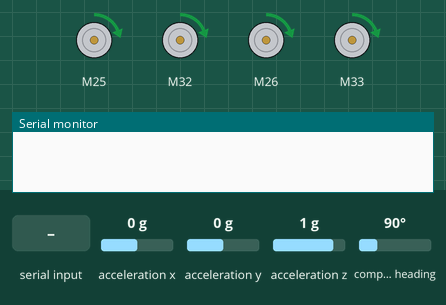
Simulated run of this sketch. Board: ESP32. On the bench: 4 × DC motor (green arrow = forward, orange = backward, longer = faster), the last lines printed to the serial monitor. The inputs (shaded band) are chosen by the test bench; at power-on: acceleration x 0 g, acceleration y 0 g, acceleration z 1 g, compass heading 90°.

Above: at 6.2 s.
6.3 s: "90,45\n" received over Serial
At 7.0 s:
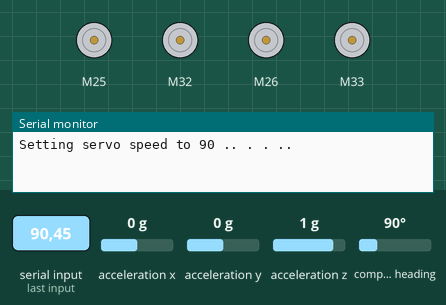
7.8 s: "90\n" received over Serial
At 9.0 s:
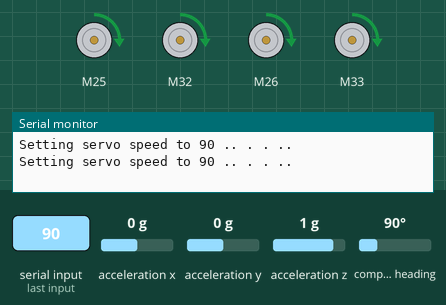
9.3 s: "30,150\n" received over Serial
At 10.6 s:
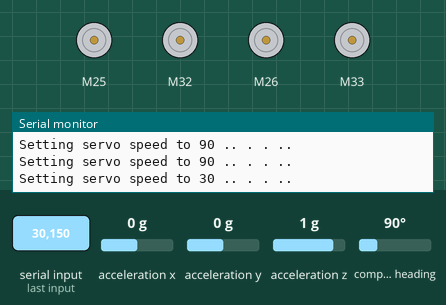
Timing chart, 0 to 12.3 s (numbered marks = the images above; inputs shaded):
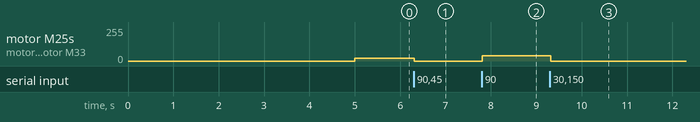

The sketch:

truputiSuKorekcijaGyro.ino
```cpp
/*
WARNING

gali random sumastyt max greiciu(ne variable o tiesiog... dideliu greiciu...)
skrist i siena
tai jo...
...

*/
#include <ESP32Servo.h>
#include <ESC.h>
#include <Wire.h>
#include <Adafruit_Sensor.h>
#include <Adafruit_BNO055.h>
#include <utility/imumaths.h>

String readString;


uint16_t BNO055_SAMPLERATE_DELAY_MS = 50;
Adafruit_BNO055 bno = Adafruit_BNO055(55, 0x29, &Wire);


#define MIN_SPEED 1080

#define MIN_MOVE_SPEED 1160

#define MAX_SPEED 1250

int n=MIN_SPEED;

#define FRpin 25
#define BRpin 26
#define FLpin 32
#define BLpin 33

float CFR=1, CFL=1, CBR=1, CBL=1; //kiek individualu motora reik pakoreguot;

float CL=1, CR=1, CB=1, CF=1, corrCW=1, corrCCW=1;  //kiek individualia asi reik koreguot, labai neefektyviai, bet px...

float dpitch = 0, dyaw = 0, droll=0; //desired kampai, jei judet jis tures, kiek turetu pasiversti.... Ateiciai...

ESC FRP (FRpin, 1000, 2000, 500);
ESC FLP (FLpin, 1000, 2000, 500);
ESC BRP (BRpin, 1000, 2000, 500);
ESC BLP (BLpin, 1000, 2000, 500);

ESC arr[]= {FRP, FLP, BRP, BLP};

float corr[] = {CFR, CFL, CBR, CBL};

int cntRot=0;
float rot=0,rotAVG=0;


void setup() {
  Serial.begin(115200);
  pinMode(FRpin, OUTPUT);
  pinMode(FLpin, OUTPUT);
  pinMode(BRpin, OUTPUT);
  pinMode(BLpin, OUTPUT);
  for(int i=0; i<4; i++){
    arr[i].arm();
  }
  if (!bno.begin())
  {
    /* There was a problem detecting the BNO055 ... check your connections */
    Serial.print("Nusisauk dalabjobs");
    while (1);
  }
  delay(5000);
  for(int i=0; i<4; i++){
    arr[i].speed(MIN_SPEED);
  }
}

void loop() {

  //nuskaito giroskopo duomenis (cj cia gyro, nzn istikro...)
  sensors_event_t orinet;
  bno.getEvent(&orinet, Adafruit_BNO055::VECTOR_EULER);
  double x, y, z;
  x = orinet.orientation.x; //jei mazeja, sukas i kaire (nuo 0 persoka prie 360), jei dideja - i desine (360 - soka i 0) bet kazkaip chujovai veikia ngl
  y = orinet.orientation.y; // jei 0> lenkias i kaire, 0< lenkias i desine
  z = orinet.orientation.z; // jei 0> lenkias atgal, 0< lenkias i prieki

/*

  //paskaiciuoja vidurki pasisukimo, nezinau kaip jis cia veikia ir tikrai reiks keist, labai temp ir nesaugus ir prastas sprendimas kolkas .... .. .... Kuris net neveiks turbut...
  if(cntRot!=10){
    rotAVG+=x;cntRot++;
  }
  else{
    rot=rotAVG/10;cntRot=0;
  }


  //pakeicia korekcija propeleriu pagal *giroskopa?*

  if(rot>x+10){
    corrCW-=0.01;corrCCW+=0.01;
  } //CW+, CCW-
  else if(rot<x-10){
    corrCW+=0.01;corrCCW-=0.01;
  }//CW-, CCW+
  else{
    corrCW=1;corrCCW-=1;
  }
*/

  if(y<-1){CL+=0.005;CR-=0.005;}
  else if(y>1){CR+=0.005;CL-=0.005;}
  else{CR=1; CL=1;}

  if(z<-1){CB+=0.005;CF-=0.005;}
  else if(z>1){CF+=0.005;CB-=0.005;}
  else{CF=1; CB=1;}

  //updatina each propeleri pagal koregacijas visas..

  CFR=(CR+CF+corrCCW)/3;
  CFL=(CL+CF+corrCW)/3;
  CBR=(CR+CB+corrCW)/3;
  CBL=(CL+CB+corrCCW)/3;

  corr[0]=CFR;
  corr[1]=CFL;
  corr[2]=CBR;
  corr[3]=CBL;

  //sureguliuoja kad nepersistengtu...

  for(int i=0; i<4; i++){
    if(corr[i]*n<MIN_MOVE_SPEED){corr[i]=float(MIN_MOVE_SPEED/float(n));} //cia kad visada bent judetu

    //if(corr[i]*n<MIN_SPEED){corr[i]=float(MIN_SPEED/float(n));}//cia kad nejudetu kai mazas greitis...
    if(corr[i]*n>MAX_SPEED){corr[i]=float(MAX_SPEED/float(n));} //cia kad nenuskristu...
  }

  //cia kad zinot jog jis i siena neiskris turbut... bet nepades vistiek jauciu......

  // Serial.print("CFR= ");
  // Serial.print(corr[0]);
  // Serial.print(" CFL= ");
  // Serial.print(corr[1]);
  // Serial.print(" CBR= ");
  // Serial.print(corr[2]);
  // Serial.print(" CBL= ");
  // Serial.println(corr[3]);


  for(int i=0; i<4; i++){
    if(n>MIN_SPEED){
      if(int(n*corr[i])<MAX_SPEED){
          arr[i].speed(int(n*corr[i]));
      }
      else{
        arr[i].speed(int(n));
      }
    }
  }


  while (Serial.available()) {
    char c = Serial.read();
    readString += c;
    delay(2);
  }

  if (readString.length() >0) {
    n = readString.toInt();
    readString="";

    if(n>=0 && n<=2000){
      Serial.print("Setting servo speed to ");
      Serial.print(n);
      Serial.println(" .. . . .. ");
      for(int i=0; i<4; i++){
        if(1){
          if(int(n*corr[i])<MAX_SPEED){
              arr[i].speed(int(n*corr[i]));
          }
          else{
            arr[i].speed(int(n));
          }
        }
      }
      delay(100);
    }
  }

}
```

Measured:
- after the input at 6.3 s, motor M25, motor M32, motor M26, motor M33: forward 20/255 → stopped at once
- after the input at 7.8 s, motor M25, motor M32, motor M26, motor M33: stopped → forward 40/255 at once
- after the input at 9.3 s, motor M25, motor M32, motor M26, motor M33: forward 40/255 → stopped at once
